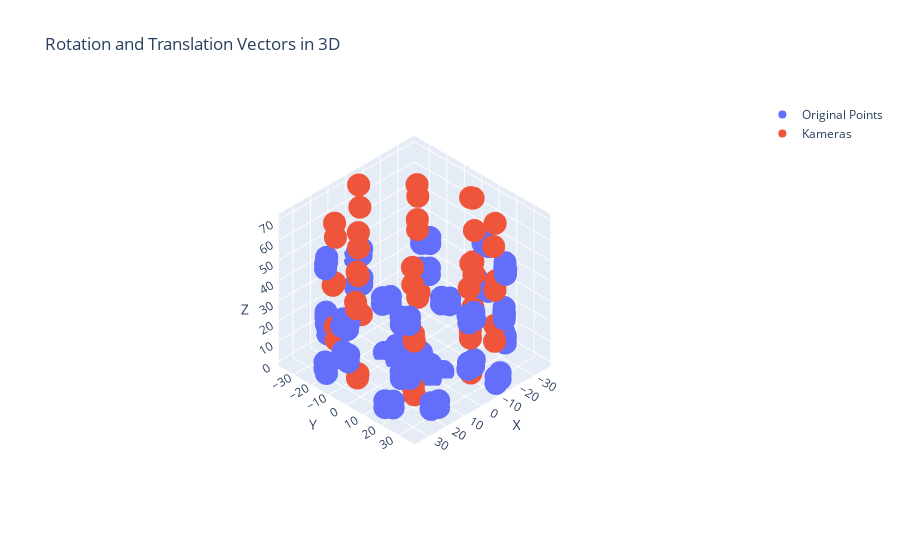

Notebook code for this chart:
### Code cell
def wolke_zeigen(coords, pictures):

    # pip install plotly

    import plotly.graph_objs as go

    coords_img = []
    for _, p in pictures.dropna().iterrows():
        rt = p[['r1', 'r2', 'r3']].to_numpy(dtype=np.float64)
        R = cv2.Rodrigues(rt)[0]
        R = np.linalg.inv(R)
        t = p[['t1', 't2', 't3']].to_numpy(dtype=np.float64).T
        t = -R@t
        coords_img.append(t)
    coords_img = np.array(coords_img)

    # Create a 3D scatter plot
    fig = go.Figure(data=[go.Scatter3d(x=coords['x'], y=coords['y'], z=coords['z'], mode='markers', name='Original Points'),
                          go.Scatter3d(x=coords_img[:, 0], y=coords_img[:, 1], z=coords_img[:, 2],
                                       mode='markers', name='Kameras')])

    # Add labels to the plot
    fig.update_layout(scene=dict(xaxis_title='X', yaxis_title='Y', zaxis_title='Z'),
                      title='Rotation and Translation Vectors in 3D')
    fig.layout.scene.camera.projection.type = "orthographic"
    fig.show()


wolke_zeigen(coords, pictures)
